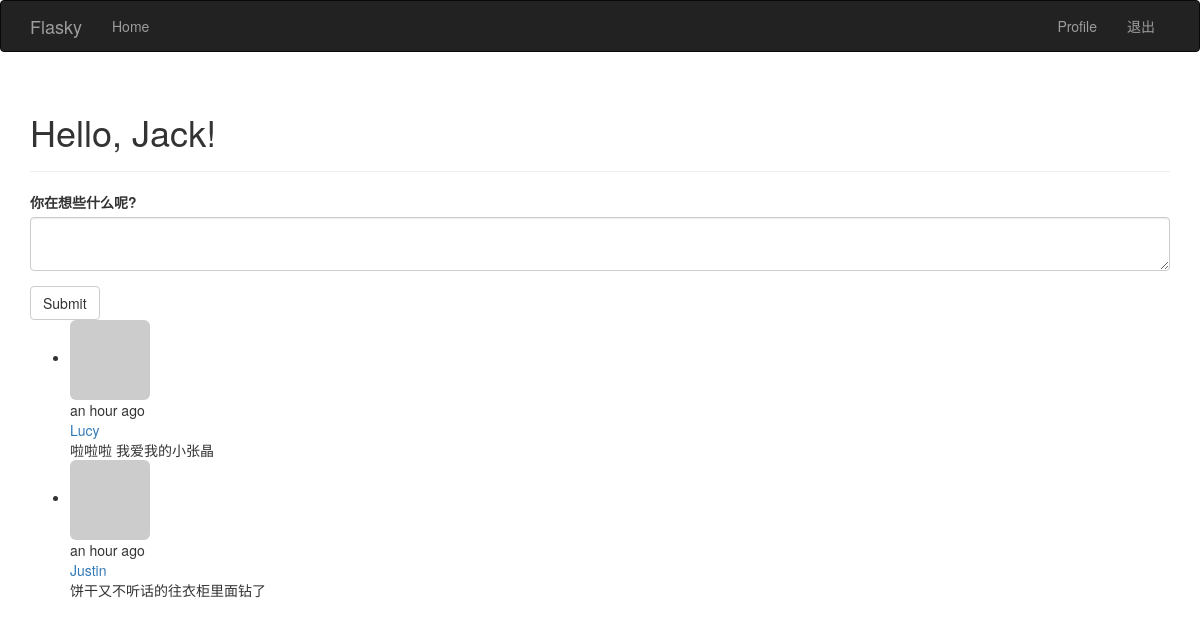
/ (signed in), run on the app's committed database.
### app/models.py (models this page shows, shortened)
class User(UserMixin, db.Model):
    __tablename__ = 'users'
    id = db.Column(db.Integer, primary_key=True)
    username = db.Column(db.String(64), unique=True, index=True)
    role_id = db.Column(db.Integer, db.ForeignKey('roles.id'))
    password_hash = db.Column(db.String(128))
    email = db.Column(db.String(64), unique=True, index=True)
    name = db.Column(db.String(64))
    location = db.Column(db.String(64))
    about_me = db.Column(db.Text())
    member_since=db.Column(db.DateTime(), default=datetime.utcnow)
    last_seen = db.Column(db.DateTime(), default=datetime.utcnow)
    confirmed = db.Column(db.Boolean, default=True)
    avatar_hash = db.Column(db.String(32))
    posts = db.relationship('Post', backref='author', lazy='dynamic')
    def can(self, permissions):
        return self.role is not None and \
               (self.role.permissions & permissions) == permissions
    def gravatar(self, size=100, default='identicon', rating='g'):
        if request.is_secure:
            url = 'https://secure.gravatar.com/avatar'
        else:
            url = 'http://www.gravatar.com/avatar'
        hash = hashlib.md5(self.email.encode('utf-8')).hexdigest()
        return '{url}/{hash}?s={size}&d={default}&r={rating}'.format(url=url, hash=hash, size=size, default=default, rating=rating)
    def ping(self):
        self.last_seen = datetime.utcnow()
        db.session.add(self)
    @property
    def password(self):
        raise AttributeError('password is not a reaable attribute')
    @login_manager.user_loader
    def load_user(user_id):
        return User.query.get(int(user_id))

class Post(db.Model):
    __tablename__ = 'posts'
    id = db.Column(db.Integer, primary_key=True)
    body = db.Column(db.Text)
    timestamp = db.Column(db.DateTime, index=True, default=datetime.utcnow)
    author_id = db.Column(db.Integer, db.ForeignKey('users.id'))

### app/main/views.py (the view)
@main.route('/', methods=['GET', 'POST'])
def index():
    form = PostForm()
    if current_user.can(Permission.WRITE_ARTICLES) and form.validate_on_submit():
        post = Post(body=form.body.data, author=current_user._get_current_object())
        db.session.add(post)
        return redirect(url_for('.index'))
    posts = Post.query.order_by(Post.timestamp.desc()).all()
    return render_template('index.html', form=form, posts=posts)

### app/main/forms.py
class PostForm(Form):
    body = TextAreaField('你在想些什么呢?')
    submit = SubmitField('Submit')

### app/auth/views.py (called while the page is built)
@auth.before_app_request
def before_request():
    if current_user.is_authenticated:
        current_user.ping()
        if not current_user.confirmed and request.endpoint[:5]!='auth.':
            return redirect(url_for('auth.unconfirmed'))

### app/main/__init__.py (called while the page is built)
@main.app_context_processor
def inject_permissions():
    return dict(Permission=Permission)

### app/templates/index.html (shortened to what this page needs)
{% extends "base.html" %}
{% import "bootstrap/wtf.html" as wtf %}
{% block page_content %}
<div class="page-header">
    <h1>Hello, {% if current_user.is_authenticated %}{{ current_user.username }}{% else %}Stranger{% endif %}!</h1>
</div>
<div>
    {% if current_user.can(Permission.WRITE_ARTICLES) %}
    {{ wtf.quick_form(form) }}
    {% endif %}
</div>
<ul class="posts">
    {% for post in posts %}
    <li class="post">
        <div class="post-thumbnail">
            <a href="{{ url_for('.user', username=post.author.username) }}">
                <img class="img-rounded profile-thumbnail" src="{{ post.author.gravatar(size=40) }}">
            </a>
        </div>
        <div class="post-content">
            <div class="post-date">{{ moment(post.timestamp).fromNow() }}</div>
            <div class="post-author"><a href="{{ url_for('.user', username=post.author.username) }}">{{ post.author.username }}</a></div>
            <div class="post-body">{{ post.body }}</div>
        </div>
    </li>
    {% endfor %}
</ul>
{% endblock %}

### data on the page
User: username "Jack"
Post: timestamp "an hour ago", author.username "Lucy", body "啦啦啦 我爱我的小张晶"
Post: timestamp "an hour ago", author.username "Justin", body "饼干又不听话的往衣柜里面钻了"
